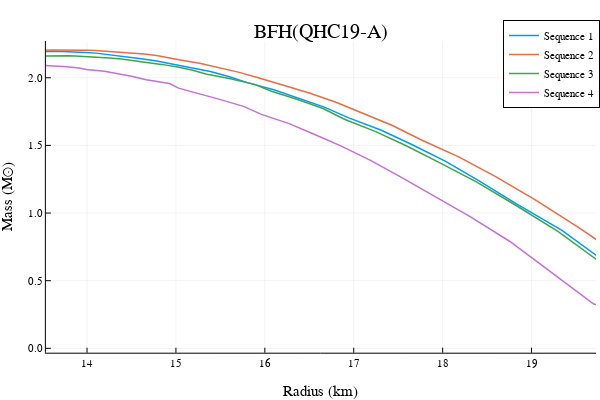

Notebook cell for this chart:
### Code cell
ρ₀ = collect(1.0e-5:1.0e-4:1.0e-2);
x_interval = [0.0 2.121710214285006e-13; 2.121710214285006e-13 0.0010727599415600536; 0.0010727599415600536 0.001700692692771716; 0.001700692692771716 0.0019366938762646454; 0.0019366938762646454 0.005619849619591004]; 
y_interval = [0.0 1.096376754968612e-5; 1.096376754968612e-5 0.2547646587774711; 0.2547646587774711 0.3853417266187098; 0.3853417266187098 0.38445445767621794; 0.38445445767621794 0.653305141330959];

M,R = make_TOV_sequence(ρ₀, piece_wise_linear_csound, [x_interval, y_interval])


@time begin
    ρ₀ = collect(1.0e-5:1.0e-4:1.0e-2);
    M,R = make_TOV_sequence(ρ₀, piece_wise_linear_csound, [x_interval, y_interval])
    plotlyjs()
    plot!(R.*1.48, M, linewidth = 1.5, label = "Sequence 4")
end
